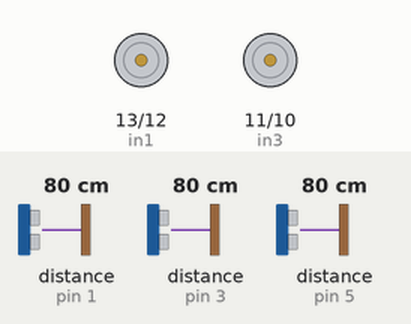
A sketch run on a simulated Arduino Uno, built with avr-gcc and run on an emulated ATmega328P. Shown: motor-driver pin pairs drawn as motors (green arrow = first pin HIGH = forward, orange = second pin HIGH = backward, longer = more drive, scaled by the enable pin). Wiring (inferred from the names in the program): 3 × ultrasonic range finder: trigger pin 2, echo pin 3 / trigger pin 0, echo pin 1 / trigger pin 4, echo pin 5. Inputs (shaded band) come from the test bench; at power-on: distance to the obstacle (sensors on pin 1, pin 3, pin 5) 80 cm. The echo pulse lasts 58.3 µs per cm. At 4.0 s the program stops and its outputs stay as they are.

Above: at 0.1 s.
At 4.1 s:
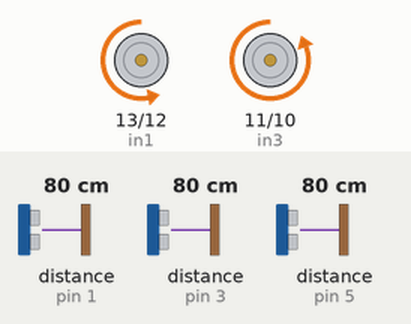
Timing chart, 0 to 5.5 s (numbered marks = the images above):
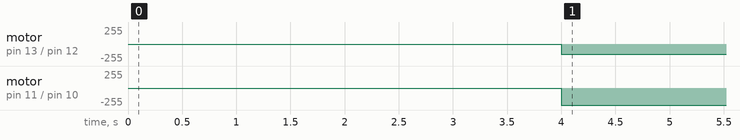

The sketch:

Robotshop_Maze_solving_with_ultrasonic_Left_Hand_Algorithm_.ino
```cpp
/*Mahmoud Karam, FEE, 02/22/2020
01018894651

Maze solving robot
left wall follower algorithm

distance = speed*time
measure distance in cm
pulseIn measure time in us
sound speed 340m/s = 0.034cm/us

distance happens in half of travelling time
  travel time = go time + back time
*/

const byte in1=13;
const byte in2=12;
const byte in3=11;
const byte in4=10;

const byte enA=9;
const byte enB=8;

const byte right_trig = 0;
const byte right_echo = 1;
const byte left_trig = 2;
const byte left_echo = 3;
const byte front_trig = 4;
const byte front_echo = 5;

void setup()
{
  for(byte i = 8; i<=13; i++) //enable and i/p pins of driver
    pinMode(i,OUTPUT);
  for(byte i = 0; i<=4; i+=2) //trigger pins
    pinMode(i,OUTPUT);
  for(byte i = 1; i<=5; i+=2) //echo pins
    pinMode(i,OUTPUT);
}
void forward()
{
  digitalWrite(in1,1);
  digitalWrite(in2,0);
  digitalWrite(in3,1);
  digitalWrite(in4,0);
  delay(10);
}

void backward()
{
  digitalWrite(in1,0);
  digitalWrite(in2,1);
  digitalWrite(in3,0);
  digitalWrite(in4,1);
  delay(10);
}

void right()
{
  digitalWrite(in1,1);
  digitalWrite(in2,0);
  digitalWrite(in3,0);
  digitalWrite(in4,1);
  delay(10);
}

void left()
{
  digitalWrite(in1,0);
  digitalWrite(in2,1);
  digitalWrite(in3,1);
  digitalWrite(in4,0);
  delay(10);
}

int distance(byte trig, byte echo)
{
  long time;
  int cm;

  digitalWrite(trig,LOW);
  delayMicroseconds(2);
  digitalWrite(trig,HIGH);
  delayMicroseconds(5);
  digitalWrite(trig,LOW);

  time=pulseIn(echo,HIGH);
  cm = (time*0.034)/2;
  return cm;
}

void loop()
{
  byte left_distance, front_distance, right_distance;
  analogWrite(enA,150);
  analogWrite(enB,150);

  left_distance = distance(left_trig, left_echo);
  while(distance(left_trig, left_echo)>15)
    left();

  front_distance = distance(front_trig, front_echo);
  while(right_distance>15)
    forward();

  right_distance = distance(right_trig, right_echo);
  while(right_distance>15)
    right();

  while((right_distance<15) && (front_distance<15) && (left_distance<15))
    backward();
}
```

Measured:
- by itself, motor on pin 13 (in1) / pin 12 (in2): stopped → backward 150/255 at 4.0 s
- by itself, motor on pin 11 (in3) / pin 10 (in4): stopped → backward 255/255 at 4.0 s
